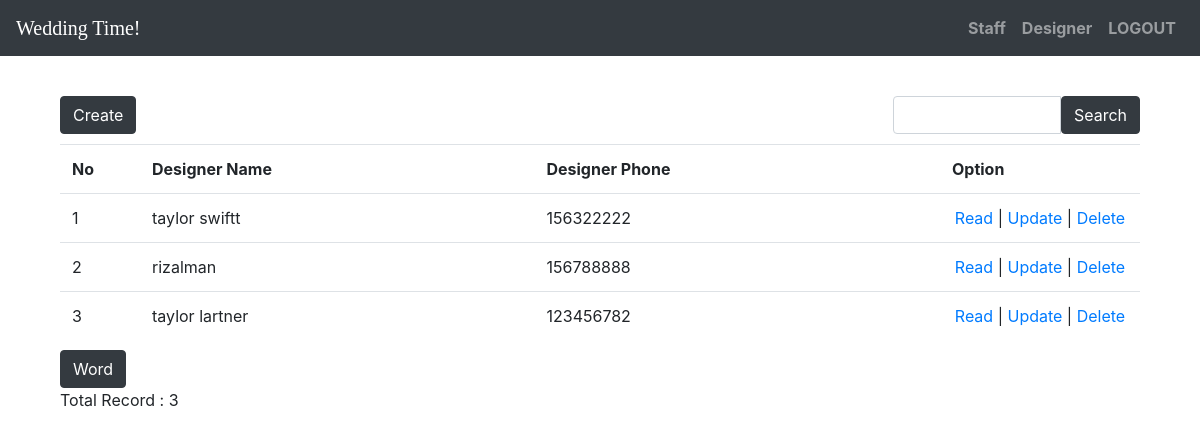
Page /index.php/designer on the committed database.
### tables this page shows
CREATE TABLE `designer` (
  `desId` int(128) NOT NULL,
  `desName` varchar(200) NOT NULL,
  `desPhone` int(12) NOT NULL,
  `desAdd` varchar(200) NOT NULL
);

### application/controllers/Designer.php (called while the page is built, shortened)
<?php
class Designer extends CI_Controller
{
    function __construct()
    {
        $this->load->model('Designer_model');
        $this->load->library('form_validation');
    }
    public function index()
    {
        $q = urldecode($this->input->get('q', TRUE));
        $start = intval($this->input->get('start'));
        if ($q <> '') {
            $config['base_url'] = base_url() . 'designer/index.html?q=' . urlencode($q);
            $config['first_url'] = base_url() . 'designer/index.html?q=' . urlencode($q);
        } else {
            $config['base_url'] = base_url() . 'designer/index.html';
            $config['first_url'] = base_url() . 'designer/index.html';
        }
        $config['per_page'] = 10;
        $config['page_query_string'] = TRUE;
        $config['total_rows'] = $this->Designer_model->total_rows($q);
        $designer = $this->Designer_model->get_limit_data($config['per_page'], $start, $q);
        $this->load->library('pagination');
        $this->pagination->initialize($config);
        $data = array(
            'designer_data' => $designer,
            'q' => $q,
            'pagination' => $this->pagination->create_links(),
            'total_rows' => $config['total_rows'],
            'start' => $start,
        );
        $this->load->view('designer/designer_list', $data);
    }
}

### index.php (called while the page is built, shortened)
<?php
require_once BASEPATH.'core/CodeIgniter.php';

### application/config/config.php (called while the page is built, shortened)
<?php
$config['base_url'] = 'http://localhost/wedding/';
$config['index_page'] = '';
$config['uri_protocol']    = 'REQUEST_URI';
$config['url_suffix'] = '.html';
$config['language']    = 'english';
$config['charset'] = 'UTF-8';
$config['enable_hooks'] = FALSE;
$config['subclass_prefix'] = 'MY_';
$config['composer_autoload'] = FALSE;
$config['permitted_uri_chars'] = 'a-z 0-9~%.:_\-';
$config['enable_query_strings'] = FALSE;
$config['controller_trigger'] = 'c';
$config['function_trigger'] = 'm';
$config['directory_trigger'] = 'd';
$config['allow_get_array'] = TRUE;
$config['log_threshold'] = 0;
$config['log_path'] = '';
$config['log_file_extension'] = '';
$config['log_file_permissions'] = 0644;
$config['log_date_format'] = 'Y-m-d H:i:s';
$config['error_views_path'] = '';
$config['cache_path'] = '';
$config['cache_query_string'] = FALSE;
$config['encryption_key'] = 'web';
$config['sess_driver'] = 'files';
$config['sess_cookie_name'] = 'ci_session';
$config['sess_expiration'] = 7200;
$config['sess_save_path'] = NULL;
$config['sess_match_ip'] = FALSE;
$config['sess_time_to_update'] = 300;
$config['sess_regenerate_destroy'] = FALSE;
$config['cookie_prefix']    = '';
$config['cookie_domain']    = '';
$config['cookie_path']        = '/';
$config['cookie_secure']    = FALSE;
$config['cookie_httponly']     = FALSE;
$config['standardize_newlines'] = FALSE;
$config['global_xss_filtering'] = FALSE;
$config['csrf_protection'] = FALSE;
$config['csrf_token_name'] = 'csrf_test_name';
$config['csrf_cookie_name'] = 'csrf_cookie_name';
$config['csrf_expire'] = 7200;
$config['csrf_regenerate'] = TRUE;
$config['csrf_exclude_uris'] = array();
$config['compress_output'] = FALSE;
$config['time_reference'] = 'local';
$config['rewrite_short_tags'] = FALSE;
$config['proxy_ips'] = '';

### application/models/Designer_model.php (called while the page is built, shortened)
<?php
class Designer_model extends CI_Model
{
    public $table = 'designer';
    public $id = 'desId';
    public $order = 'DESC';
    function total_rows($q = NULL)
    {
        $this->db->like('desId', $q);
        $this->db->or_like('desName', $q);
        $this->db->or_like('desPhone', $q);
        $this->db->or_like('desAdd', $q);
        $this->db->from($this->table);
        return $this->db->count_all_results();
    }
    function get_limit_data($limit, $start = 0, $q = NULL)
    {
        $this->db->order_by($this->id, $this->order);
        $this->db->like('desId', $q);
        $this->db->or_like('desName', $q);
        $this->db->or_like('desPhone', $q);
        $this->db->or_like('desAdd', $q);
        $this->db->limit($limit, $start);
        return $this->db->get($this->table)->result();
    }
}

### application/views/designer/designer_list.php (the view, shortened to what this page needs)
<!DOCTYPE html>
<html lang="en">
<head>
    <link rel="stylesheet" href="https://stackpath.bootstrapcdn.com/bootstrap/4.3.1/css/bootstrap.min.css">
    <link rel="stylesheet" href="path/to/font-awesome/css/font-awesome.min.css">
    <link rel="stylesheet" href="https://use.fontawesome.com/releases/v5.8.1/css/all.css">
</head>
<body>
    <nav class="navbar navbar-expand-lg navbar-dark bg-dark fixed-top">
        <a class="navbar-brand" href="<?= base_url('admindash'); ?>"><span style="color:white;font-family: cursive;">Wedding Time!</span></a>
        <div class="collapse navbar-collapse" id="navbarResponsive">
            <ul class="navbar-nav ml-auto">
                <li class="nav-item">
                    <a class="nav-link" href="<?= base_url('staff'); ?>">Staff</a>
                </li>
                <li class="nav-item">
                    <a class="nav-link" href="<?= base_url('designer'); ?>">Designer</a>
                </li>
                <li class="nav-item">
                    <a class="nav-link" href="<?= base_url('login/logout'); ?>">LOGOUT</a>
                </li>
            </ul>
        </div>
    </nav>
    <br><br><br><br>
    <div class="container">
        <div class="tab-content" id="myTabContent">
            <div class="tab-pane fade show active" id="ManageDesigner" role="tabpanel" aria-labelledby="ManageDesigner-tab">
                <div class="container">
                    <div class="row" style="margin-bottom: 10px">
                        <div class="col-md-4">
                            <?php echo anchor(site_url('designer/create'), 'Create', 'class="btn btn-dark"'); ?>
                        </div>
                        <div class="col-md-4 text-center">
                        </div>
                        <div class="col-md-1 text-right">
                        </div>
                        <div class="col-md-3 text-right">
                            <form action="<?php echo site_url('designer/index'); ?>" class="form-inline" method="get">
                                <div class="input-group">
                                    <input type="text" class="form-control" name="q" value="<?php echo $q; ?>">
                                    <span class="input-group-btn">
                                        <button class="btn btn-dark" type="submit">Search</button>
                                    </span>
                                </div>
                            </form>
                        </div>
                    </div>
                    <table class="table" table-bordered" style="margin-bottom: 10px">
                        <tr>
                            <th scope="col">No</th>
                            <th scope="col">Designer Name</th>
                            <th scope="col">Designer Phone</th>
                            <th scope="col">Option</th>
                        </tr>
                        <?php
                        foreach ($designer_data as $designer) {
                        ?> <tr>
                                <td width="80px"><?php echo ++$start ?></td>
                                <td><?php echo $designer->desName ?></td>
                                <td><?php echo $designer->desPhone ?></td>
                                <td style="text-align:center" width="200px">
                                    <?php
                                    echo anchor(site_url('designer/read/' . $designer->desId), 'Read');
                                    echo ' | ';
                                    echo anchor(site_url('designer/update/' . $designer->desId), 'Update');
                                    echo ' | ';
                                    echo anchor(site_url('designer/delete/' . $designer->desId), 'Delete', 'onclick="javasciprt: return confirm(\'Are You Sure ?\')"');
                                    ?>
                                </td>
                            </tr>
                        <?php
                        }
                        ?>
                    </table>
                    <div class="row">
                        <div class="col-md-6">
                            <?php echo anchor(site_url('designer/word'), 'Word', 'class="btn btn-dark"'); ?>
                            <p>Total Record : <?php echo $total_rows ?>
                        </div>
                        <div class="col-md-6 text-right">
                        </div>
                    </div>
                </div>
            </div>
        </div>
</body>
</html>

### application/views/designer/designer_list.php (style rules this page uses)
body { background-repeat: no-repeat; background-attachment: fixed; background-position: center; }
ul li { list-style: none; }
ul li a { color: black; font-weight: bold; }

### rows in the picture
designer: desName "taylor swiftt", desPhone "156322222", desId "Read", desId "Update", desId "Delete"
designer: desName "rizalman", desPhone "156788888", desId "Read", desId "Update", desId "Delete"
designer: desName "taylor lartner", desPhone "123456782", desId "Read", desId "Update", desId "Delete"

### other values in the picture
anchor(site_url('designer/create'), 'Create', 'class="btn btn-dark"') "Create"
anchor(site_url('designer/word'), 'Word', 'class="btn btn-dark"') "Word"
$total_rows "3"
